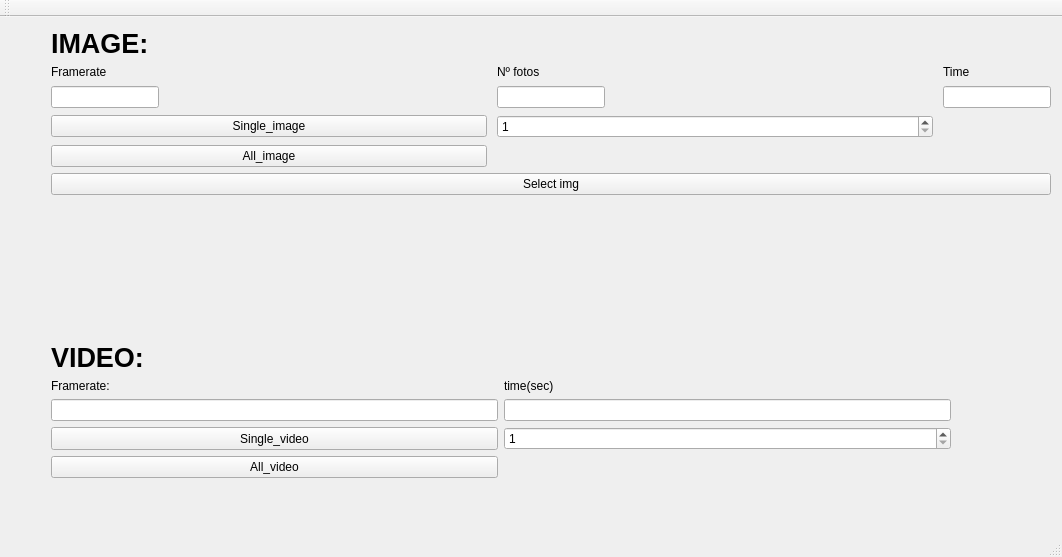
<?xml version="1.0" encoding="UTF-8"?>
<ui version="4.0">
 <class>MainWindow</class>
 <widget class="QMainWindow" name="MainWindow">
  <property name="geometry">
   <rect>
    <x>0</x>
    <y>0</y>
    <width>1062</width>
    <height>557</height>
   </rect>
  </property>
  <property name="windowTitle">
   <string>MainWindow</string>
  </property>
  <widget class="QWidget" name="centralWidget">
   <layout class="QGridLayout" name="gridLayout_6">
    <item row="0" column="0">
     <layout class="QGridLayout" name="gridLayout_5" columnstretch="7,0,0">
      <item row="0" column="1">
       <spacer name="horizontalSpacer">
        <property name="orientation">
         <enum>Qt::Horizontal</enum>
        </property>
        <property name="sizeType">
         <enum>QSizePolicy::Minimum</enum>
        </property>
        <property name="sizeHint" stdset="0">
         <size>
          <width>40</width>
          <height>20</height>
         </size>
        </property>
       </spacer>
      </item>
      <item row="3" column="2">
       <layout class="QGridLayout" name="gridLayout">
        <item row="2" column="2">
         <spacer name="horizontalSpacer_2">
          <property name="orientation">
           <enum>Qt::Horizontal</enum>
          </property>
          <property name="sizeType">
           <enum>QSizePolicy::Minimum</enum>
          </property>
          <property name="sizeHint" stdset="0">
           <size>
            <width>100</width>
            <height>20</height>
           </size>
          </property>
         </spacer>
        </item>
        <item row="4" column="0">
         <widget class="QPushButton" name="All_Video_capture">
          <property name="sizePolicy">
           <sizepolicy hsizetype="Fixed" vsizetype="Fixed">
            <horstretch>0</horstretch>
            <verstretch>0</verstretch>
           </sizepolicy>
          </property>
          <property name="maximumSize">
           <size>
            <width>1000</width>
            <height>100</height>
           </size>
          </property>
          <property name="text">
           <string>All_video</string>
          </property>
         </widget>
        </item>
        <item row="2" column="0">
         <widget class="QLineEdit" name="framerate_video">
          <property name="sizePolicy">
           <sizepolicy hsizetype="Fixed" vsizetype="Fixed">
            <horstretch>0</horstretch>
            <verstretch>0</verstretch>
           </sizepolicy>
          </property>
          <property name="maximumSize">
           <size>
            <width>1000</width>
            <height>100</height>
           </size>
          </property>
         </widget>
        </item>
        <item row="2" column="1">
         <widget class="QLineEdit" name="time_video">
          <property name="sizePolicy">
           <sizepolicy hsizetype="Fixed" vsizetype="Fixed">
            <horstretch>0</horstretch>
            <verstretch>0</verstretch>
           </sizepolicy>
          </property>
          <property name="maximumSize">
           <size>
            <width>1000</width>
            <height>100</height>
           </size>
          </property>
         </widget>
        </item>
        <item row="3" column="0">
         <widget class="QPushButton" name="single_video_capture">
          <property name="sizePolicy">
           <sizepolicy hsizetype="Fixed" vsizetype="Fixed">
            <horstretch>0</horstretch>
            <verstretch>0</verstretch>
           </sizepolicy>
          </property>
          <property name="maximumSize">
           <size>
            <width>1000</width>
            <height>100</height>
           </size>
          </property>
          <property name="text">
           <string>Single_video</string>
          </property>
         </widget>
        </item>
        <item row="3" column="1">
         <widget class="QSpinBox" name="camara_selector_video">
          <property name="sizePolicy">
           <sizepolicy hsizetype="Fixed" vsizetype="Fixed">
            <horstretch>0</horstretch>
            <verstretch>0</verstretch>
           </sizepolicy>
          </property>
          <property name="maximumSize">
           <size>
            <width>1000</width>
            <height>100</height>
           </size>
          </property>
          <property name="minimum">
           <number>1</number>
          </property>
         </widget>
        </item>
        <item row="0" column="0">
         <widget class="QLabel" name="label_7">
          <property name="font">
           <font>
            <pointsize>20</pointsize>
            <weight>75</weight>
            <bold>true</bold>
           </font>
          </property>
          <property name="text">
           <string>VIDEO:</string>
          </property>
         </widget>
        </item>
        <item row="1" column="0">
         <widget class="QLabel" name="label">
          <property name="maximumSize">
           <size>
            <width>1000</width>
            <height>100</height>
           </size>
          </property>
          <property name="text">
           <string>Framerate:</string>
          </property>
         </widget>
        </item>
        <item row="1" column="1">
         <widget class="QLabel" name="label_2">
          <property name="maximumSize">
           <size>
            <width>1000</width>
            <height>100</height>
           </size>
          </property>
          <property name="text">
           <string>time(sec)</string>
          </property>
         </widget>
        </item>
        <item row="5" column="0">
         <spacer name="verticalSpacer_3">
          <property name="orientation">
           <enum>Qt::Vertical</enum>
          </property>
          <property name="sizeHint" stdset="0">
           <size>
            <width>20</width>
            <height>40</height>
           </size>
          </property>
         </spacer>
        </item>
       </layout>
      </item>
      <item row="0" column="2">
       <layout class="QGridLayout" name="gridLayout_4" rowstretch="0,0">
        <item row="1" column="0">
         <layout class="QGridLayout" name="gridLayout_2" columnstretch="0,0,0,0,0">
          <property name="sizeConstraint">
           <enum>QLayout::SetDefaultConstraint</enum>
          </property>
          <property name="horizontalSpacing">
           <number>10</number>
          </property>
          <property name="verticalSpacing">
           <number>7</number>
          </property>
          <item row="0" column="4">
           <widget class="QLabel" name="label_5">
            <property name="text">
             <string>Time</string>
            </property>
           </widget>
          </item>
          <item row="0" column="1">
           <widget class="QLabel" name="label_4">
            <property name="text">
             <string>Nº fotos</string>
            </property>
           </widget>
          </item>
          <item row="2" column="1">
           <widget class="QSpinBox" name="camara_selector_img">
            <property name="sizePolicy">
             <sizepolicy hsizetype="Expanding" vsizetype="Fixed">
              <horstretch>0</horstretch>
              <verstretch>0</verstretch>
             </sizepolicy>
            </property>
            <property name="minimum">
             <number>1</number>
            </property>
           </widget>
          </item>
          <item row="0" column="0">
           <widget class="QLabel" name="label_3">
            <property name="text">
             <string>Framerate</string>
            </property>
           </widget>
          </item>
          <item row="1" column="4">
           <widget class="QLineEdit" name="time_img">
            <property name="sizePolicy">
             <sizepolicy hsizetype="Fixed" vsizetype="Fixed">
              <horstretch>0</horstretch>
              <verstretch>0</verstretch>
             </sizepolicy>
            </property>
           </widget>
          </item>
          <item row="1" column="1">
           <widget class="QLineEdit" name="num_fotos">
            <property name="sizePolicy">
             <sizepolicy hsizetype="Fixed" vsizetype="Fixed">
              <horstretch>0</horstretch>
              <verstretch>0</verstretch>
             </sizepolicy>
            </property>
           </widget>
          </item>
          <item row="1" column="0">
           <widget class="QLineEdit" name="framerate_imag">
            <property name="sizePolicy">
             <sizepolicy hsizetype="Fixed" vsizetype="Fixed">
              <horstretch>0</horstretch>
              <verstretch>0</verstretch>
             </sizepolicy>
            </property>
           </widget>
          </item>
          <item row="2" column="0">
           <widget class="QPushButton" name="single_Image_capture">
            <property name="sizePolicy">
             <sizepolicy hsizetype="Expanding" vsizetype="Fixed">
              <horstretch>0</horstretch>
              <verstretch>0</verstretch>
             </sizepolicy>
            </property>
            <property name="text">
             <string>Single_image</string>
            </property>
           </widget>
          </item>
          <item row="3" column="0">
           <widget class="QPushButton" name="All_Image_capture">
            <property name="sizePolicy">
             <sizepolicy hsizetype="Expanding" vsizetype="Fixed">
              <horstretch>0</horstretch>
              <verstretch>0</verstretch>
             </sizepolicy>
            </property>
            <property name="text">
             <string>All_image</string>
            </property>
           </widget>
          </item>
         </layout>
        </item>
        <item row="0" column="0">
         <widget class="QLabel" name="label_6">
          <property name="font">
           <font>
            <pointsize>20</pointsize>
            <weight>75</weight>
            <bold>true</bold>
           </font>
          </property>
          <property name="text">
           <string>IMAGE:</string>
          </property>
         </widget>
        </item>
       </layout>
      </item>
      <item row="0" column="0" rowspan="5">
       <layout class="QGridLayout" name="gridLayout_3" rowminimumheight="0" columnminimumwidth="0">
        <property name="sizeConstraint">
         <enum>QLayout::SetMinimumSize</enum>
        </property>
        <property name="spacing">
         <number>1</number>
        </property>
       </layout>
      </item>
      <item row="2" column="2">
       <spacer name="verticalSpacer_2">
        <property name="sizePolicy">
         <sizepolicy hsizetype="Minimum" vsizetype="Expanding">
          <horstretch>0</horstretch>
          <verstretch>0</verstretch>
         </sizepolicy>
        </property>
        <property name="orientation">
         <enum>Qt::Vertical</enum>
        </property>
        <property name="sizeType">
         <enum>QSizePolicy::Expanding</enum>
        </property>
        <property name="sizeHint" stdset="0">
         <size>
          <width>20</width>
          <height>60</height>
         </size>
        </property>
       </spacer>
      </item>
      <item row="1" column="2">
       <widget class="QPushButton" name="pushButton">
        <property name="text">
         <string>Select img</string>
        </property>
       </widget>
      </item>
     </layout>
    </item>
   </layout>
  </widget>
  <widget class="QMenuBar" name="menuBar">
   <property name="geometry">
    <rect>
     <x>0</x>
     <y>0</y>
     <width>1062</width>
     <height>22</height>
    </rect>
   </property>
  </widget>
  <widget class="QToolBar" name="mainToolBar">
   <attribute name="toolBarArea">
    <enum>TopToolBarArea</enum>
   </attribute>
   <attribute name="toolBarBreak">
    <bool>false</bool>
   </attribute>
  </widget>
  <widget class="QStatusBar" name="statusBar"/>
 </widget>
 <layoutdefault spacing="6" margin="11"/>
 <resources/>
 <connections/>
</ui>
